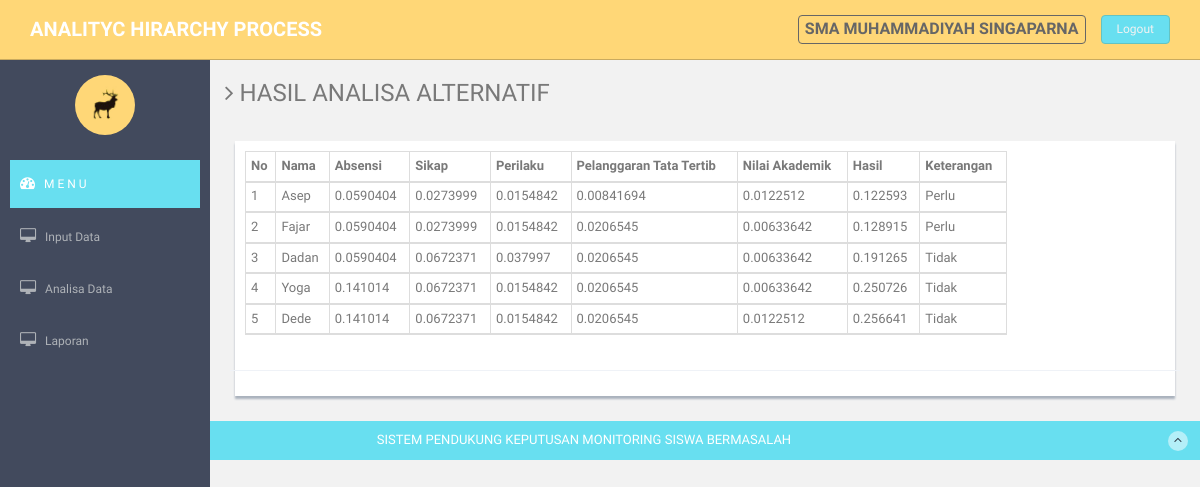
The page /tampil_hasil_analisa_alternatif.php (signed in) on the database its author committed.
### tables this page shows
CREATE TABLE IF NOT EXISTS `t_h_analisa` (
  `id_h_analisa` float NOT NULL AUTO_INCREMENT,
  `nama` varchar(25) NOT NULL,
  `ab` float NOT NULL,
  `sk` float NOT NULL,
  `pl` float NOT NULL,
  `ptt` float NOT NULL,
  `na` float NOT NULL,
  `hasil_a` float NOT NULL,
  `Keterangan` varchar(25) NOT NULL,
  PRIMARY KEY (`id_h_analisa`)
);

### tampil_hasil_analisa_alternatif.php (the view, shortened to what this page needs)
<?php
if (empty($_SESSION['username']) AND
empty($_SESSION['password'])){
 header('location:index.php');
}
else{
if ( $_SESSION['level']=='admin' ){
?>
<!DOCTYPE html>
<html lang="en">
  <head>
    <link href="assets/css/bootstrap.css" rel="stylesheet">
    <link href="assets/font-awesome/css/font-awesome.css" rel="stylesheet" />
    <link rel="stylesheet" type="text/css" href="assets/js/bootstrap-datepicker/css/datepicker.css" />
    <link rel="stylesheet" type="text/css" href="assets/js/bootstrap-daterangepicker/daterangepicker.css" />
    <link href="assets/css/style.css" rel="stylesheet">
    <link href="assets/css/style-responsive.css" rel="stylesheet">
  </head>
  <body>
  <section id="container" >
<header class="header black-bg">
            <a href="index.html" class="logo"><b>Analityc Hirarchy Process</b></a>
            <div class="top-menu">
            	<ul class="nav pull-right top-menu">
                    <li><a class="logout" href="logout.php">Logout</a></li>
            	</ul>
            </div>
			<div class="top-menu">
            	<ul class="nav pull-right top-menu">
				<li><a href="index.html" class="logo"> <b>SMA MUhammadiyah Singaparna</b> </a></li>
            	</ul>
            </div>
        </header>
      <aside>
          <div id="sidebar"  class="nav-collapse ">
              <ul class="sidebar-menu" id="nav-accordion">
              	  <p class="centered"><a href="profile.html"><img src="assets/img/ui-sam.jpg" class="img-circle" width="60"></a></p>
                  <li class="mt">
                      <a class="active" href="index.html">
                          <i class="fa fa-dashboard"></i>
                          <span>M E N U</span>
                      </a>
                  </li>
                  <li class="sub-menu">
                      <a href="javascript:;" >
                          <i class="fa fa-desktop"></i>
                          <span>Input Data</span>
                      </a>
                  </li>
				  <li class="sub-menu">
                      <a href="javascript:;" >
                          <i class="fa fa-desktop"></i>
                          <span>Analisa Data</span>
                      </a>
                  </li>
				  <li class="sub-menu">
                      <a href="javascript:;" >
                          <i class="fa fa-desktop"></i>
                          <span>Laporan</span>
                      </a>
                  </li>
              </ul>
          </div>
      </aside>
      <section id="main-content">
          <section class="wrapper">
          	<h3><i class="fa fa-angle-right"></i> HASIL ANALISA ALTERNATIF </h3>
          	<div class="row mt">
          		<div class="col-lg-12">
                  <div class="form-panel">
                      <form class="form-horizontal style-form" method="POST" action="aksi_input_data_kriteria.php">
                          <div class="form-group">
                              <div class="col-sm-10">
								<table class="table table-bordered table-striped table-condensed">
                              <thead>
                              <tr>
								 <th>No</th>
								 <th> Nama </th>
								 <th> Absensi </th>
								 <th> Sikap </th>
								 <th> Perilaku </th>
								 <th> Pelanggaran Tata Tertib </th>
								 <th> Nilai Akademik </th>
								 <th> Hasil </th>
								 <th> Keterangan </th>
								 </tr>
                              <tr>
							   <?php
								 $i=0;
								 $sql="select * from t_h_analisa";
								 $tampil=mysql_query($sql);
								 while($data=mysql_fetch_array($tampil)){
								 $i++;
								 echo"
								 <tr>
								 <td>$i</td>
								 <td>$data[nama]</td>
								 <td>$data[ab]</td>
								 <td>$data[sk]</td>
								 <td>$data[pl]</td>
								 <td>$data[ptt]</td>
								 <td>$data[na]</td>
								 <td>$data[hasil_a]</td>
								 <td>$data[Keterangan]</td>
								 </tr>";
								 }
								 ?>
                          </table>
                              </div>
                          </div>
		</section><! --/wrapper -->
      </section>
      <footer class="site-footer">
          <div class="text-center">
              SISTEM PENDUKUNG KEPUTUSAN MONITORING SISWA BERMASALAH
              <a href="form_component.html#" class="go-top">
                  <i class="fa fa-angle-up"></i>
              </a>
          </div>
      </footer>
  </section>
  </body>
</html>
<?php }else { echo "Anda bukan Administraor"; }
}
?>

### assets/css/style.css (style rules this page uses)
body { color: #797979; background: #f2f2f2; font-family: 'Ruda', sans-serif; padding: 0px !important; margin: 0px !important; font-size:13px; }
ul li { list-style: none; }
a, a:hover, a:focus { text-decoration: none; outline: none; }
#container { width: 100%; height: 100%; }
.centered { text-align: center; }
.mt { margin-top: 25px; }
ul.top-menu > li > .logout { color: #f2f2f2; font-size: 12px; border-radius: 4px; -webkit-border-radius: 4px; border: 1px solid #64c3c2 !important; padding: 5px 15px; margin-right: 15px; background: #68dff0; margin-top: 15px; }
#sidebar { width: 210px; height: 100%; position: fixed; background: #424a5d; }
#sidebar ul li { position: relative; }
ul.sidebar-menu , ul.sidebar-menu li ul.sub { margin: -2px 0 0; padding: 0; }
ul.sidebar-menu { margin-top: 75px; }
ul.sidebar-menu li { margin-bottom: 5px; margin-left:10px; margin-right:10px; }
ul.sidebar-menu li.sub-menu { line-height: 15px; }
ul.sidebar-menu li a span { display: inline-block; }
ul.sidebar-menu li a { color: #aeb2b7; text-decoration: none; display: block; padding: 15px 0 15px 10px; font-size: 12px; outline: none; -webkit-transition: all 0.3s ease; -moz-transition: all 0.3s ease; -o-transition: all 0.3s ease; -ms-transition: all 0.3s ease; transition: all 0.3s ease; }
ul.sidebar-menu li a.active, ul.sidebar-menu li a:hover, ul.sidebar-menu li a:focus { background: #68dff0; color: #fff; display: block; -webkit-transition: all 0.3s ease; -moz-transition: all 0.3s ease; -o-transition: all 0.3s ease; -ms-transition: all 0.3s ease; transition: all 0.3s ease; }
ul.sidebar-menu li a i { font-size: 15px; padding-right: 6px; }
ul.sidebar-menu li a.active i { color: #fff; }
#main-content { margin-left: 210px; }
.header, .footer { min-height: 60px; padding: 0 15px; }
.header { position: fixed; left: 0; right: 0; z-index: 1002; }
.black-bg { background: #ffd777; border-bottom: 1px solid #c9aa5f; }
.wrapper { display: inline-block; margin-top: 60px; padding-left: 15px; padding-right: 15px; padding-bottom: 15px; padding-top: 0px; width: 100%; }
a.logo { font-size: 20px; color: #ffffff; float: left; margin-top: 15px; text-transform: uppercase; }
a.logo b { font-weight: 900; }
#top_menu .nav > li, ul.top-menu > li { float: left; }
ul.top-menu > li > a { color: #666666; font-size: 16px; border-radius: 4px; -webkit-border-radius: 4px; border:1px solid #666666 !important; padding: 2px 6px; margin-right: 15px; }
.form-panel { background: #ffffff; margin: 10px; padding: 10px; box-shadow: 0px 3px 2px #aab2bd; text-align: left; }
.form-horizontal.style-form .form-group { border-bottom: 1px solid #eff2f7; padding-bottom: 15px; margin-bottom: 15px; }
.site-footer { background: #68dff0; color: #fff; padding: 10px 0; }
.go-top { margin-right: 1%; float: right; background: rgba(255,255,255,.5); width: 20px; height: 20px; border-radius: 50%; -webkit-border-radius: 50%; }
.go-top i { color: #2A3542; }

### rows shown on the page
t_h_analisa: nama "Asep", ab "0.0590404", sk "0.0273999", pl "0.0154842", ptt "0.00841694", na "0.0122512", hasil_a "0.122593", Keterangan "Perlu"
t_h_analisa: nama "Fajar", ab "0.0590404", sk "0.0273999", pl "0.0154842", ptt "0.0206545", na "0.00633642", hasil_a "0.128915", Keterangan "Perlu"
t_h_analisa: nama "Dadan", ab "0.0590404", sk "0.0672371", pl "0.037997", ptt "0.0206545", na "0.00633642", hasil_a "0.191265", Keterangan "Tidak"
t_h_analisa: nama "Yoga", ab "0.141014", sk "0.0672371", pl "0.0154842", ptt "0.0206545", na "0.00633642", hasil_a "0.250726", Keterangan "Tidak"
t_h_analisa: nama "Dede", ab "0.141014", sk "0.0672371", pl "0.0154842", ptt "0.0206545", na "0.0122512", hasil_a "0.256641", Keterangan "Tidak"
